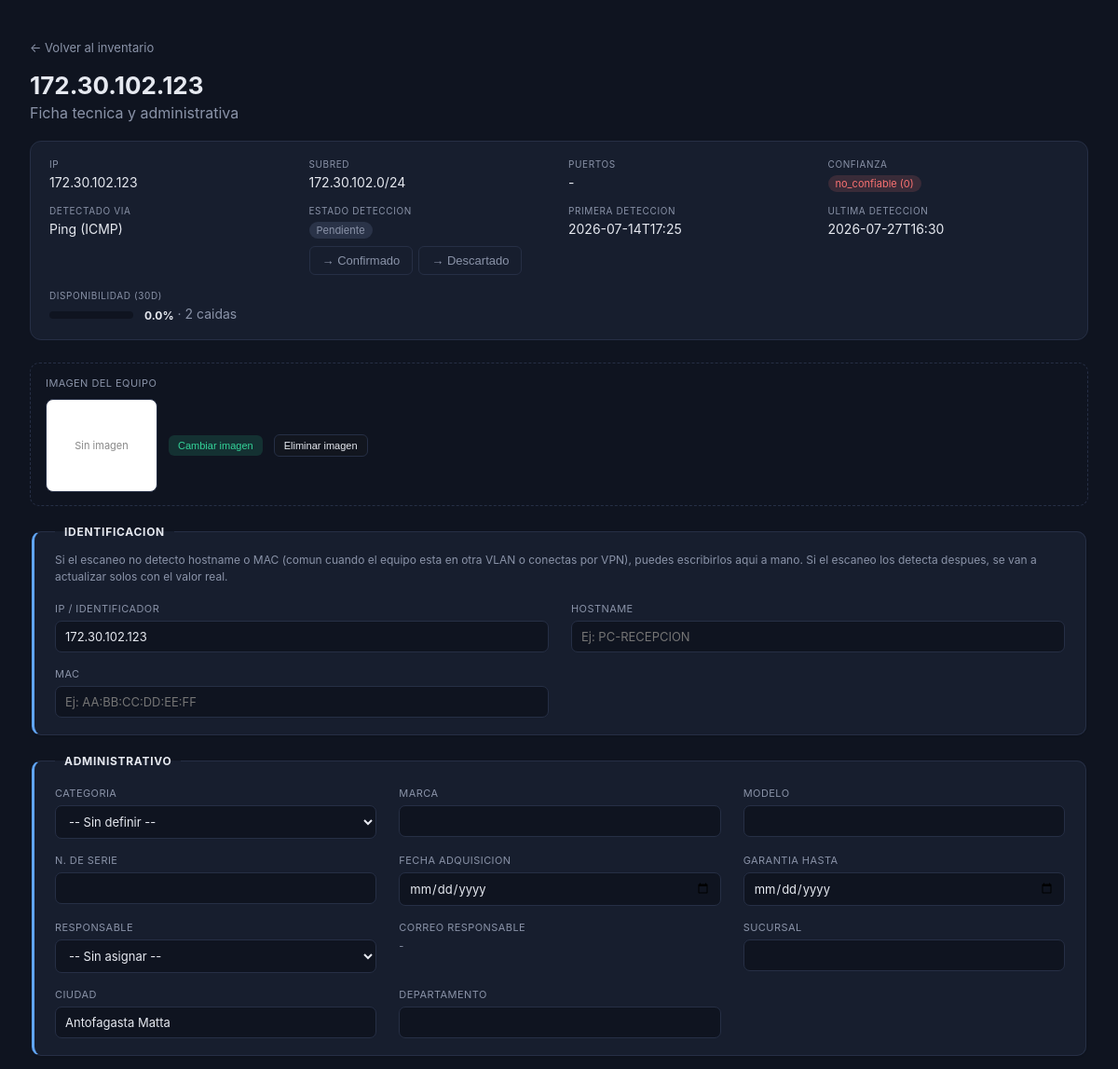
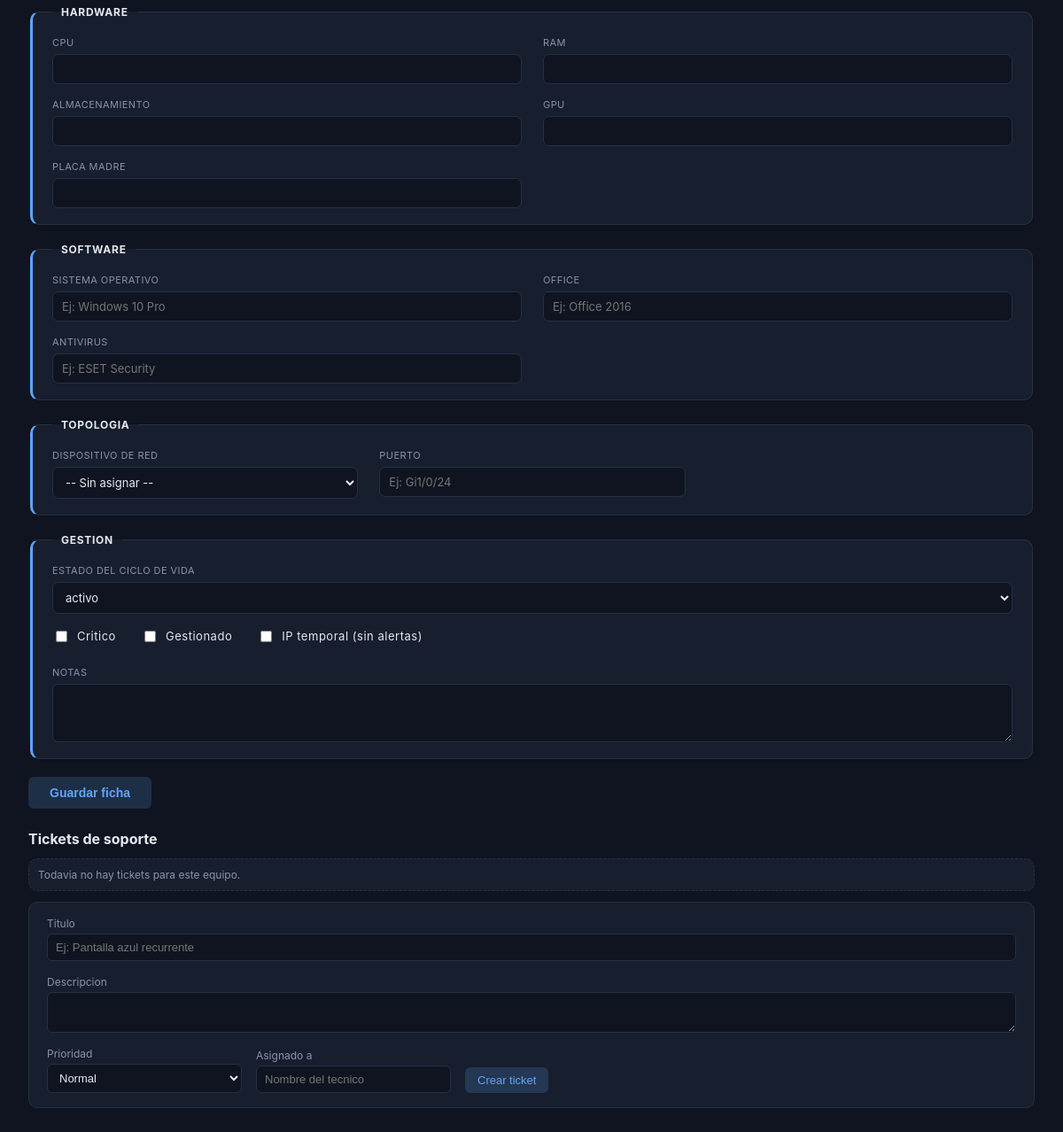
/equipo/222, run on the app's committed database (2 pictures, top to bottom).
### tables this page shows
CREATE TABLE equipos (
    id INTEGER PRIMARY KEY AUTOINCREMENT,
    ip TEXT UNIQUE NOT NULL,
    hostname TEXT,
    mac TEXT,
    subred TEXT,
    open_ports TEXT,
    confidence_score INTEGER,
    confidence_label TEXT,
    estado_deteccion TEXT DEFAULT 'pendiente',
    en_linea INTEGER DEFAULT 1,
    desde TEXT,
    primera_deteccion TEXT,
    ultima_deteccion TEXT,
    ultimo_scan_file TEXT,

    marca TEXT,
    modelo TEXT,
    numero_serie TEXT,
    fecha_adquisicion TEXT,
    garantia_hasta TEXT,
    responsable TEXT,
    correo_responsable TEXT,
    sucursal TEXT,
    ciudad TEXT,
    departamento TEXT,
    cpu TEXT,
    ram TEXT,
    almacenamiento TEXT,
    gpu TEXT,
    placa_madre TEXT,
    estado_ciclo_vida TEXT DEFAULT 'activo',
    critico INTEGER DEFAULT 0,
    gestionado INTEGER DEFAULT 0,
    notas TEXT
, responsable_id INTEGER, dispositivo_id INTEGER, puerto TEXT, origen TEXT DEFAULT 'scanner', fallos_consecutivos INTEGER DEFAULT 0, os TEXT, office TEXT, antivirus TEXT, alerta_offline_enviada INTEGER DEFAULT 0, firebase_id TEXT, actualizado_en TEXT, metodo_deteccion TEXT, categoria TEXT, ip_temporal INTEGER DEFAULT 0, foto TEXT);

### app.py (the view, shortened to what this page needs)
@app.route("/equipo/<int:equipo_id>", methods=["GET", "POST"])
def ficha(equipo_id):
    es_ajax = request.headers.get("X-Requested-With") == "XMLHttpRequest"
    equipo = db.get_equipo(equipo_id)
    if not equipo:
        return redirect(url_for("index"))
    equipo["open_ports"] = json.loads(equipo["open_ports"] or "[]")
    tickets = db.list_tickets_for_equipo(equipo_id)
    rdp_history = db.list_rdp_history_for_equipo(equipo_id)
    usuarios = db.list_usuarios(solo_activos=True)
    dispositivos = db.list_dispositivos()
    disponibilidad = db.calcular_disponibilidad(equipo_id, dias=30) if equipo.get("origen") != "manual" else None
    ip_conflicto = None
    if request.args.get("error") == "ip_duplicada" and request.args.get("ip_conflicto_id"):
        ip_conflicto = db.get_equipo(int(request.args["ip_conflicto_id"]))
    return render_template(
        "ficha.html", e=equipo, tickets=tickets, rdp_history=rdp_history, usuarios=usuarios,
        dispositivos=dispositivos, disponibilidad=disponibilidad, error=request.args.get("error"),
        categorias_equipo=db.CATEGORIAS_EQUIPO,
        origen=request.args.get("origen"),
        ip_conflicto=ip_conflicto, ip_nueva=request.args.get("ip_nueva"),
    )

### db/_core.py (called while the page is built)
def get_connection():
    conn = sqlite3.connect(DB_PATH)
    conn.row_factory = sqlite3.Row
    return conn

@contextmanager
def conexion():
    conn = get_connection()
    try:
        yield conn
    finally:
        conn.close()

### db/disponibilidad.py (called while the page is built)
def calcular_disponibilidad(equipo_id, dias=30):
    with conexion() as conn:
        equipo = conn.execute("SELECT primera_deteccion FROM equipos WHERE id = ?", (equipo_id,)).fetchone()
        if not equipo:
            return None
        return _disponibilidad_desde_conn(conn, equipo_id, equipo["primera_deteccion"], dias)

### db/dispositivos.py (called while the page is built)
def list_dispositivos():
    with conexion() as conn:
        rows = conn.execute("SELECT * FROM dispositivos_red ORDER BY sucursal, tipo, nombre").fetchall()
        return [dict(r) for r in rows]

### db/equipos.py (called while the page is built)
def get_equipo(equipo_id):
    with conexion() as conn:
        row = conn.execute("SELECT * FROM equipos WHERE id = ?", (equipo_id,)).fetchone()
        return dict(row) if row else None

### db/rdp.py (called while the page is built)
def list_rdp_history_for_equipo(equipo_id, limit=10):
    with conexion() as conn:
        rows = conn.execute(
            "SELECT * FROM rdp_history WHERE equipo_id = ? ORDER BY id DESC LIMIT ?",
            (equipo_id, limit),
        ).fetchall()
        return [dict(r) for r in rows]

### db/tickets.py (called while the page is built)
def list_tickets_for_equipo(equipo_id):
    with conexion() as conn:
        rows = conn.execute(
            "SELECT * FROM tickets WHERE equipo_id = ? "
            "ORDER BY (estado = 'resuelto') ASC, (prioridad = 'alta') DESC, id DESC",
            (equipo_id,),
        ).fetchall()
        return [dict(r) for r in rows]

### db/usuarios.py (called while the page is built)
def list_usuarios(solo_activos=False):
    with conexion() as conn:
        if solo_activos:
            rows = conn.execute("SELECT * FROM usuarios WHERE activo = 1 ORDER BY nombre").fetchall()
        else:
            rows = conn.execute("SELECT * FROM usuarios ORDER BY activo DESC, nombre").fetchall()
        return [dict(r) for r in rows]

### templates/ficha.html (shortened to what this page needs)
<!DOCTYPE html>
<html lang="es">
<head>
<link rel="stylesheet" href="{{ url_for('static', filename='style.css') }}">
</head>
<body>
<header>
  <p class="back">
    {% if origen == 'inventario' %}
    <a href="{{ url_for('admin.admin_equipos') }}">&larr; Volver a Inventario de Equipos</a>
    {% else %}
    <a href="{{ url_for('index') }}">&larr; Volver al inventario</a>
    {% endif %}
  </p>
  <div class="header-row">
    <div>
      <h1>{{ e.hostname or e.ip }}</h1>
      <p class="subtitle">Ficha tecnica y administrativa</p>
    </div>
  </div>
</header>
<section class="deteccion-info">
  <div><span class="k">IP</span><span class="v">{{ e.ip }}</span></div>
  <div><span class="k">Subred</span><span class="v">{{ e.subred or '-' }}</span></div>
  <div><span class="k">Puertos</span><span class="v">
    {% if e.open_ports %}{% for p in e.open_ports %}<span class="port">{{ p.port }}</span>{% endfor %}{% else %}-{% endif %}
  </span></div>
  <div><span class="k">Confianza</span><span class="v"><span class="badge badge-{{ e.confidence_label }}">{{ e.confidence_label }} ({{ e.confidence_score }})</span></span></div>
  <div><span class="k">Detectado via</span><span class="v">
    {% if e.metodo_deteccion == 'ping' %}Ping (ICMP)
    {% elif e.metodo_deteccion == 'puertos' %}Puerto abierto (RDP/SMB/RPC/WinRM)
    {% elif e.metodo_deteccion == 'arp' %}Tabla ARP <span class="muted">(firewall bloquea ping y puertos, pero el equipo esta conectado)</span>
    {% elif e.metodo_deteccion == 'agente' %}Auto-reporte <span class="muted">(agente PowerShell corrido en el propio equipo)</span>
    {% else %}-{% endif %}
  </span></div>
  <div><span class="k">Estado deteccion</span><span class="v">
    <span class="tag tag-{{ e.estado_deteccion }}">{{ e.estado_deteccion }}</span>
    <span class="estado-cambiar">
      {% for opcion, etiqueta in [('pendiente', 'Pendiente'), ('confirmado', 'Confirmado'), ('descartado', 'Descartado')] %}
        {% if opcion != e.estado_deteccion %}
        <form method="post" action="{{ url_for('confirm') }}" class="estado-cambiar-form">
          <button type="submit" name="action" value="{{ opcion }}" class="btn btn-ghost btn-sm" title="Cambiar el estado de deteccion a {{ etiqueta }}">&rarr; {{ etiqueta }}</button>
        </form>
        {% endif %}
      {% endfor %}
    </span>
  </span></div>
  <div><span class="k">Primera deteccion</span><span class="v">{{ e.primera_deteccion[:16] if e.primera_deteccion else '-' }}</span></div>
  <div><span class="k">Ultima deteccion</span><span class="v">{{ e.ultima_deteccion[:16] if e.ultima_deteccion else '-' }}</span></div>
  {% if disponibilidad %}
  <div><span class="k">Disponibilidad ({{ disponibilidad.dias }}d)</span><span class="v">
    <span class="disp-barra-wrap"></span>
    <span class="disp-pct">{{ disponibilidad.pct_online }}%</span>
    <span class="muted">&middot; {{ disponibilidad.caidas }} caida{{ 's' if disponibilidad.caidas != 1 else '' }}</span>
  </span></div>
  {% endif %}
</section>
{% import "_macros_equipo.html" as m %}
<form method="post" class="ficha-form" enctype="multipart/form-data">
  {{ m.campos_equipo(e, usuarios, dispositivos, categorias_equipo, error, ip_conflicto, ip_nueva) }}
  <button type="submit" class="btn btn-primary">Guardar ficha</button>
</form>
<section class="tickets-section">
  <h2>Tickets de soporte</h2>
  {% if not tickets %}
    <p class="empty small">Todavia no hay tickets para este equipo.</p>
  {% endif %}
  <form method="post" action="{{ url_for('tickets.create_ticket', equipo_id=e.id) }}" class="ticket-form">
    <label class="full">Titulo <input type="text" name="titulo" required placeholder="Ej: Pantalla azul recurrente"></label>
    <label class="full">Descripcion <textarea name="descripcion" rows="2"></textarea></label>
    <label>Prioridad
      <select name="prioridad">
        <option value="normal" selected>Normal</option>
      </select>
    </label>
    <label>Asignado a <input type="text" name="asignado_a" placeholder="Nombre del tecnico"></label>
    <button type="submit" class="btn btn-primary">Crear ticket</button>
  </form>
</section>
</body>
</html>

### templates/_macros_equipo.html (shortened to what this page needs)
{% macro campos_equipo(e, usuarios, dispositivos, categorias_equipo, error=None, ip_conflicto=None, ip_nueva=None, origen=None) %}
  {% set categorias_red = ["Switch", "Router", "Firewall/UTM", "Access Point", "ONT/Modem", "Impresora", "Camara/DVR"] %}
  {% set es_dispositivo_red = e.categoria in categorias_red %}
  <div class="foto-upload-box">
    <p class="foto-upload-label">Imagen del equipo</p>
    <div class="foto-upload-row">
      <span class="foto-equipo-preview">
        <span id="foto-equipo-placeholder-{{ e.id }}" style="display:{{ 'none' if e.foto else 'flex' }}">Sin imagen</span>
      </span>
      <button type="button" class="btn btn-confirm" onclick="document.getElementById('foto-equipo-archivo-{{ e.id }}').click()">Cambiar imagen</button>
      <button type="button" class="btn btn-dark" onclick="netwatchEliminarFotoEquipo({{ e.id }})">Eliminar imagen</button>
    </div>
  </div>
  <fieldset>
    <legend>Identificacion</legend>
    <p class="field-hint">Si el escaneo no detecto hostname o MAC (comun cuando el equipo esta en otra
      VLAN o conectas por VPN), puedes escribirlos aqui a mano. Si el escaneo los detecta despues,
      se van a actualizar solos con el valor real.</p>
    <label>IP / identificador <input type="text" name="ip" value="{{ e.ip or '' }}" required></label>
    <label>Hostname <input type="text" name="hostname" value="{{ e.hostname or '' }}" placeholder="Ej: PC-RECEPCION"></label>
    <label>MAC <input type="text" name="mac" value="{{ e.mac or '' }}" placeholder="Ej: AA:BB:CC:DD:EE:FF" onblur="netwatchFormatearMac(this)"></label>
  </fieldset>
  <fieldset class="fieldset-compacto">
    <legend>Administrativo</legend>
    <label>Categoria
      <select name="categoria" data-categorias-red="{{ categorias_red | join(',') }}" onchange="netwatchAplicarCategoriaEquipo(this)">
        <option value="">-- Sin definir --</option>
      </select>
    </label>
    <label>Marca <input type="text" name="marca" value="{{ e.marca or '' }}"></label>
    <label>Modelo <input type="text" name="modelo" value="{{ e.modelo or '' }}"></label>
    <label>N. de serie <input type="text" name="numero_serie" value="{{ e.numero_serie or '' }}" onblur="netwatchFormatearSerie(this)"></label>
    <label>Fecha adquisicion <input type="date" name="fecha_adquisicion" value="{{ e.fecha_adquisicion or '' }}"></label>
    <label>Garantia hasta <input type="date" name="garantia_hasta" value="{{ e.garantia_hasta or '' }}"></label>
    <label>Responsable
      <select name="responsable_id">
        <option value="">-- Sin asignar --</option>
      </select>
    </label>
    <label>Correo responsable <span class="v">{{ e.correo_responsable or '-' }}</span></label>
    <label>Sucursal <input type="text" name="sucursal" value="{{ e.sucursal or '' }}"></label>
    <label>Ciudad <input type="text" name="ciudad" value="{{ e.ciudad or '' }}"></label>
    <label>Departamento <input type="text" name="departamento" value="{{ e.departamento or '' }}"></label>
  </fieldset>
  <fieldset class="fieldset-solo-pc" {% if es_dispositivo_red %}style="display:none"{% endif %}>
    <legend>Hardware</legend>
    <label>CPU <input type="text" name="cpu" value="{{ e.cpu or '' }}"></label>
    <label>RAM <input type="text" name="ram" value="{{ e.ram or '' }}"></label>
    <label>Almacenamiento <input type="text" name="almacenamiento" value="{{ e.almacenamiento or '' }}"></label>
    <label>GPU <input type="text" name="gpu" value="{{ e.gpu or '' }}"></label>
    <label>Placa madre <input type="text" name="placa_madre" value="{{ e.placa_madre or '' }}"></label>
  </fieldset>
  <fieldset class="fieldset-solo-pc" {% if es_dispositivo_red %}style="display:none"{% endif %}>
    <legend>Software</legend>
    <label>Sistema operativo <input type="text" name="os" value="{{ e.os or '' }}" placeholder="Ej: Windows 10 Pro"></label>
    <label>Office <input type="text" name="office" value="{{ e.office or '' }}" placeholder="Ej: Office 2016"></label>
    <label>Antivirus <input type="text" name="antivirus" value="{{ e.antivirus or '' }}" placeholder="Ej: ESET Security"></label>
  </fieldset>
  <fieldset class="fieldset-compacto">
    <legend>Topologia</legend>
    <label>Dispositivo de red
      <select name="dispositivo_id">
        <option value="">-- Sin asignar --</option>
      </select>
    </label>
    <label>Puerto <input type="text" name="puerto" value="{{ e.puerto or '' }}" placeholder="Ej: Gi1/0/24"></label>
  </fieldset>
  <fieldset class="fieldset-compacto">
    <legend>Gestion</legend>
    <label class="full">Estado del ciclo de vida
      <select name="estado_ciclo_vida">
        {% for opt in ["activo", "en_reparacion", "retirado", "bodega"] %}
          <option value="{{ opt }}" {% if e.estado_ciclo_vida == opt %}selected{% endif %}>{{ opt }}</option>
        {% endfor %}
      </select>
    </label>
    <div class="full checkbox-row">
      <label class="checkbox"><input type="checkbox" name="critico" {% if e.critico %}checked{% endif %}> Critico</label>
      <label class="checkbox"><input type="checkbox" name="gestionado" {% if e.gestionado %}checked{% endif %}> Gestionado</label>
      <label class="checkbox" title="Equipo bueno usando temporalmente la IP de otro que fallo fisicamente -- mientras este marcado, no se manda alerta de WhatsApp aunque este offline y marcado critico.">
        <input type="checkbox" name="ip_temporal" {% if e.ip_temporal %}checked{% endif %}> IP temporal (sin alertas)
      </label>
    </div>
    <label class="full">Notas <textarea name="notas" rows="3">{{ e.notas or '' }}</textarea></label>
  </fieldset>
{% endmacro %}

### data on the page
equipos: ip "172.30.102.123", subred "172.30.102.0/24", confidence_label "no_confiable", confidence_score "0", estado_deteccion "Pendiente", primera_deteccion "2026-07-14T17:25", ultima_deteccion "2026-07-27T16:30", ciudad "Antofagasta Matta", estado_ciclo_vida "activo"

### other printed values
{{ etiqueta }} "Confirmado" "Descartado"
{{ disponibilidad.dias }} "30"
{{ disponibilidad.pct_online }} "0.0"
{{ disponibilidad.caidas }} "2"
{{ 's' if disponibilidad.caidas != 1 else '' }} "s"
{{ e.correo_responsable or '-' }} "-"
